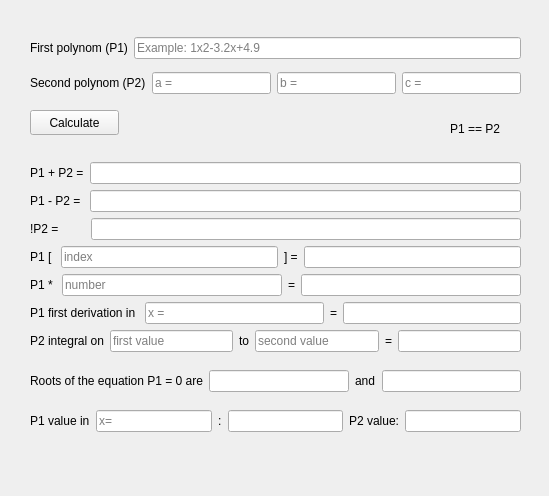
<?xml version="1.0" encoding="UTF-8"?>
<ui version="4.0">
 <class>MainWindow</class>
 <widget class="QMainWindow" name="MainWindow">
  <property name="geometry">
   <rect>
    <x>0</x>
    <y>0</y>
    <width>549</width>
    <height>496</height>
   </rect>
  </property>
  <property name="windowTitle">
   <string>Polynoms</string>
  </property>
  <widget class="QWidget" name="centralwidget">
   <widget class="QPushButton" name="pushButton">
    <property name="geometry">
     <rect>
      <x>30</x>
      <y>110</y>
      <width>89</width>
      <height>25</height>
     </rect>
    </property>
    <property name="text">
     <string>Calculate</string>
    </property>
   </widget>
   <widget class="QWidget" name="layoutWidget">
    <property name="geometry">
     <rect>
      <x>30</x>
      <y>30</y>
      <width>491</width>
      <height>71</height>
     </rect>
    </property>
    <layout class="QVBoxLayout" name="verticalLayout">
     <item>
      <layout class="QHBoxLayout" name="horizontalLayout">
       <item>
        <widget class="QLabel" name="label">
         <property name="text">
          <string>First polynom (P1)</string>
         </property>
        </widget>
       </item>
       <item>
        <widget class="QLineEdit" name="firstPolynom">
         <property name="placeholderText">
          <string>Example: 1x2-3.2x+4.9</string>
         </property>
        </widget>
       </item>
      </layout>
     </item>
     <item>
      <layout class="QHBoxLayout" name="horizontalLayout_2">
       <item>
        <widget class="QLabel" name="label_2">
         <property name="text">
          <string>Second polynom (P2)</string>
         </property>
        </widget>
       </item>
       <item>
        <widget class="QLineEdit" name="secondPolynom_a">
         <property name="text">
          <string/>
         </property>
         <property name="placeholderText">
          <string>a = </string>
         </property>
        </widget>
       </item>
       <item>
        <widget class="QLineEdit" name="secondPolynom_b">
         <property name="placeholderText">
          <string>b =</string>
         </property>
        </widget>
       </item>
       <item>
        <widget class="QLineEdit" name="secondPolynom_c">
         <property name="placeholderText">
          <string>c =</string>
         </property>
        </widget>
       </item>
      </layout>
     </item>
    </layout>
   </widget>
   <widget class="QWidget" name="layoutWidget">
    <property name="geometry">
     <rect>
      <x>30</x>
      <y>150</y>
      <width>491</width>
      <height>295</height>
     </rect>
    </property>
    <layout class="QVBoxLayout" name="verticalLayout_3">
     <item>
      <layout class="QVBoxLayout" name="verticalLayout_2">
       <item>
        <layout class="QHBoxLayout" name="horizontalLayout_3">
         <item>
          <widget class="QLabel" name="label_3">
           <property name="text">
            <string>P1 + P2 =</string>
           </property>
          </widget>
         </item>
         <item>
          <widget class="QLineEdit" name="sumLabel">
           <property name="readOnly">
            <bool>true</bool>
           </property>
           <property name="placeholderText">
            <string/>
           </property>
          </widget>
         </item>
        </layout>
       </item>
       <item>
        <layout class="QHBoxLayout" name="horizontalLayout_13">
         <item>
          <widget class="QLabel" name="label_24">
           <property name="text">
            <string>P1 - P2 = </string>
           </property>
          </widget>
         </item>
         <item>
          <widget class="QLineEdit" name="difLabel">
           <property name="readOnly">
            <bool>true</bool>
           </property>
           <property name="placeholderText">
            <string/>
           </property>
          </widget>
         </item>
        </layout>
       </item>
       <item>
        <layout class="QHBoxLayout" name="horizontalLayout_14">
         <item>
          <widget class="QLabel" name="label_25">
           <property name="text">
            <string>!P2 =        </string>
           </property>
          </widget>
         </item>
         <item>
          <widget class="QLineEdit" name="negPoly">
           <property name="readOnly">
            <bool>true</bool>
           </property>
           <property name="placeholderText">
            <string/>
           </property>
          </widget>
         </item>
        </layout>
       </item>
       <item>
        <layout class="QHBoxLayout" name="horizontalLayout_9">
         <item>
          <widget class="QLabel" name="label_16">
           <property name="text">
            <string>P1 [ </string>
           </property>
          </widget>
         </item>
         <item>
          <widget class="QLineEdit" name="atNumber">
           <property name="placeholderText">
            <string>index</string>
           </property>
          </widget>
         </item>
         <item>
          <widget class="QLabel" name="label_17">
           <property name="text">
            <string>] =</string>
           </property>
          </widget>
         </item>
         <item>
          <widget class="QLineEdit" name="coefficient">
           <property name="readOnly">
            <bool>true</bool>
           </property>
          </widget>
         </item>
        </layout>
       </item>
       <item>
        <layout class="QHBoxLayout" name="horizontalLayout_4">
         <item>
          <widget class="QLabel" name="label_4">
           <property name="text">
            <string>P1 * </string>
           </property>
          </widget>
         </item>
         <item>
          <widget class="QLineEdit" name="scal">
           <property name="placeholderText">
            <string>number</string>
           </property>
          </widget>
         </item>
         <item>
          <widget class="QLabel" name="label_5">
           <property name="text">
            <string>=</string>
           </property>
          </widget>
         </item>
         <item>
          <widget class="QLineEdit" name="mult">
           <property name="readOnly">
            <bool>true</bool>
           </property>
          </widget>
         </item>
        </layout>
       </item>
       <item>
        <layout class="QHBoxLayout" name="horizontalLayout_5">
         <item>
          <widget class="QLabel" name="label_6">
           <property name="text">
            <string>P1 first derivation in </string>
           </property>
          </widget>
         </item>
         <item>
          <widget class="QLineEdit" name="xDer">
           <property name="placeholderText">
            <string>x =</string>
           </property>
          </widget>
         </item>
         <item>
          <widget class="QLabel" name="label_7">
           <property name="text">
            <string>=</string>
           </property>
          </widget>
         </item>
         <item>
          <widget class="QLineEdit" name="der">
           <property name="readOnly">
            <bool>true</bool>
           </property>
          </widget>
         </item>
        </layout>
       </item>
       <item>
        <layout class="QHBoxLayout" name="horizontalLayout_6">
         <item>
          <widget class="QLabel" name="label_8">
           <property name="text">
            <string>P2 integral on</string>
           </property>
          </widget>
         </item>
         <item>
          <widget class="QLineEdit" name="firstIntVal">
           <property name="placeholderText">
            <string>first value</string>
           </property>
          </widget>
         </item>
         <item>
          <widget class="QLabel" name="label_10">
           <property name="text">
            <string>to</string>
           </property>
          </widget>
         </item>
         <item>
          <widget class="QLineEdit" name="secondIntVal">
           <property name="placeholderText">
            <string>second value</string>
           </property>
          </widget>
         </item>
         <item>
          <widget class="QLabel" name="label_9">
           <property name="text">
            <string>=</string>
           </property>
          </widget>
         </item>
         <item>
          <widget class="QLineEdit" name="IntResult">
           <property name="readOnly">
            <bool>true</bool>
           </property>
          </widget>
         </item>
        </layout>
       </item>
      </layout>
     </item>
     <item>
      <layout class="QHBoxLayout" name="horizontalLayout_7">
       <item>
        <widget class="QLabel" name="label_11">
         <property name="text">
          <string>Roots of the equation P1 = 0 are</string>
         </property>
        </widget>
       </item>
       <item>
        <widget class="QLineEdit" name="firstRoot">
         <property name="readOnly">
          <bool>true</bool>
         </property>
         <property name="placeholderText">
          <string/>
         </property>
        </widget>
       </item>
       <item>
        <widget class="QLabel" name="label_12">
         <property name="text">
          <string>and</string>
         </property>
        </widget>
       </item>
       <item>
        <widget class="QLineEdit" name="secondRoot">
         <property name="readOnly">
          <bool>true</bool>
         </property>
         <property name="placeholderText">
          <string/>
         </property>
        </widget>
       </item>
      </layout>
     </item>
     <item>
      <layout class="QHBoxLayout" name="horizontalLayout_8">
       <item>
        <widget class="QLabel" name="label_13">
         <property name="text">
          <string>P1 value in</string>
         </property>
        </widget>
       </item>
       <item>
        <widget class="QLineEdit" name="xNum">
         <property name="placeholderText">
          <string>x=</string>
         </property>
        </widget>
       </item>
       <item>
        <widget class="QLabel" name="label_14">
         <property name="text">
          <string>:</string>
         </property>
        </widget>
       </item>
       <item>
        <widget class="QLineEdit" name="P1val">
         <property name="readOnly">
          <bool>true</bool>
         </property>
         <property name="placeholderText">
          <string/>
         </property>
        </widget>
       </item>
       <item>
        <widget class="QLabel" name="label_15">
         <property name="text">
          <string>P2 value:</string>
         </property>
        </widget>
       </item>
       <item>
        <widget class="QLineEdit" name="P2val">
         <property name="readOnly">
          <bool>true</bool>
         </property>
        </widget>
       </item>
      </layout>
     </item>
    </layout>
   </widget>
   <widget class="QLabel" name="comparison">
    <property name="geometry">
     <rect>
      <x>450</x>
      <y>120</y>
      <width>67</width>
      <height>17</height>
     </rect>
    </property>
    <property name="text">
     <string>P1 == P2</string>
    </property>
   </widget>
   <widget class="QLabel" name="numOfObj">
    <property name="geometry">
     <rect>
      <x>280</x>
      <y>450</y>
      <width>241</width>
      <height>20</height>
     </rect>
    </property>
    <property name="text">
     <string/>
    </property>
    <property name="alignment">
     <set>Qt::AlignRight|Qt::AlignTrailing|Qt::AlignVCenter</set>
    </property>
   </widget>
  </widget>
 </widget>
 <resources/>
 <connections/>
</ui>
